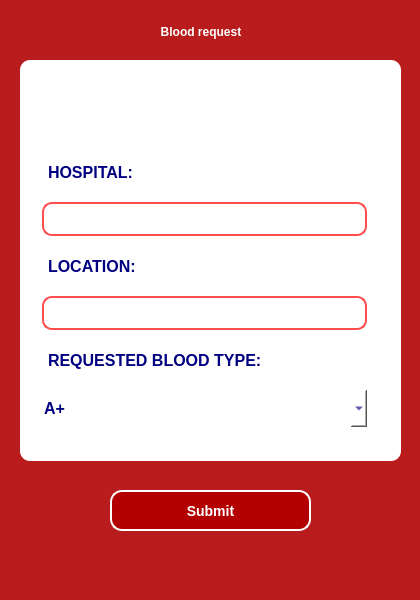
<?xml version="1.0" encoding="UTF-8"?>
<ui version="4.0">
 <class>MainWindow</class>
 <widget class="QMainWindow" name="MainWindow">
  <property name="geometry">
   <rect>
    <x>0</x>
    <y>0</y>
    <width>420</width>
    <height>600</height>
   </rect>
  </property>
  <property name="minimumSize">
   <size>
    <width>420</width>
    <height>600</height>
   </size>
  </property>
  <property name="maximumSize">
   <size>
    <width>420</width>
    <height>600</height>
   </size>
  </property>
  <property name="windowTitle">
   <string>Blood Request</string>
  </property>
  <property name="styleSheet">
   <string notr="true">background-color: #b91c1c; color: white; font-weight: bold;</string>
  </property>
  <widget class="QWidget" name="centralwidget">
   <widget class="QScrollArea" name="scrollArea_2">
    <property name="geometry">
     <rect>
      <x>20</x>
      <y>60</y>
      <width>381</width>
      <height>401</height>
     </rect>
    </property>
    <property name="styleSheet">
     <string notr="true">QWidget {
    border-radius: 10px;
    padding: 8px 2px;
    font-size: 16px;
    font-weight: bold;
    border: none;
	color: rgb(0,0,128);
	background-color: rgb(255, 255, 255);
}</string>
    </property>
    <property name="widgetResizable">
     <bool>true</bool>
    </property>
    <widget class="QWidget" name="scrollContent_2">
     <property name="geometry">
      <rect>
       <x>0</x>
       <y>0</y>
       <width>365</width>
       <height>385</height>
      </rect>
     </property>
     <property name="styleSheet">
      <string notr="true">background-color: rgb(255, 255, 255);</string>
     </property>
     <layout class="QVBoxLayout" name="scrollLayout">
      <item>
       <widget class="QFrame" name="bloodCard">
        <property name="frameShape">
         <enum>QFrame::StyledPanel</enum>
        </property>
        <layout class="QVBoxLayout" name="cardLayout">
         <item>
          <layout class="QHBoxLayout" name="horizontalLayout_2">
           <item>
            <widget class="QLabel" name="label">
             <property name="maximumSize">
              <size>
               <width>100</width>
               <height>100</height>
              </size>
             </property>
             <property name="text">
              <string/>
             </property>
             <property name="pixmap">
              <pixmap>../../../Downloads/blood-pressure.png</pixmap>
             </property>
             <property name="scaledContents">
              <bool>true</bool>
             </property>
            </widget>
           </item>
          </layout>
         </item>
         <item>
          <widget class="QLabel" name="bloodTitle">
           <property name="styleSheet">
            <string notr="true">color: rgb(0,0,128);</string>
           </property>
           <property name="text">
            <string>HOSPITAL:</string>
           </property>
           <property name="alignment">
            <set>Qt::AlignLeading|Qt::AlignLeft|Qt::AlignVCenter</set>
           </property>
          </widget>
         </item>
         <item>
          <widget class="QLineEdit" name="hospitalNameInput">
           <property name="styleSheet">
            <string notr="true">QLineEdit {
    background-color: white;
    border: 2px solid #ff4d4d;
    border-radius: 10px;
    padding: 6px;
    color: #333;
    font-size: 14px;
}
</string>
           </property>
           <property name="text">
            <string/>
           </property>
          </widget>
         </item>
         <item>
          <widget class="QLabel" name="label_6">
           <property name="text">
            <string>LOCATION:</string>
           </property>
          </widget>
         </item>
         <item>
          <widget class="QLineEdit" name="cityInput">
           <property name="styleSheet">
            <string notr="true">QLineEdit {
    background-color: white;
    border: 2px solid #ff4d4d;
    border-radius: 10px;
    padding: 6px;
    color: #333;
    font-size: 14px;
}
</string>
           </property>
           <property name="text">
            <string/>
           </property>
          </widget>
         </item>
         <item>
          <widget class="QLabel" name="label_4">
           <property name="text">
            <string>REQUESTED BLOOD TYPE:</string>
           </property>
          </widget>
         </item>
         <item>
          <widget class="QComboBox" name="requestedBloodCombo">
           <property name="cursor">
            <cursorShape>ArrowCursor</cursorShape>
           </property>
           <item>
            <property name="text">
             <string>A+</string>
            </property>
           </item>
           <item>
            <property name="text">
             <string>A-</string>
            </property>
           </item>
           <item>
            <property name="text">
             <string>B+</string>
            </property>
           </item>
           <item>
            <property name="text">
             <string>B-</string>
            </property>
           </item>
           <item>
            <property name="text">
             <string>AB+</string>
            </property>
           </item>
           <item>
            <property name="text">
             <string>AB-</string>
            </property>
           </item>
           <item>
            <property name="text">
             <string>0-</string>
            </property>
           </item>
           <item>
            <property name="text">
             <string>0+</string>
            </property>
           </item>
          </widget>
         </item>
        </layout>
       </widget>
      </item>
     </layout>
    </widget>
   </widget>
   <widget class="QPushButton" name="submitButton">
    <property name="geometry">
     <rect>
      <x>110</x>
      <y>490</y>
      <width>201</width>
      <height>41</height>
     </rect>
    </property>
    <property name="styleSheet">
     <string notr="true">/* Общий стиль для всего окна */
QWidget {
    background-color: #b30000; /* насыщенный красный */
    font-family: 'Segoe UI', sans-serif;
    color: white;
}

/* Заголовки */
QLabel#titleLabel {
    font-size: 24px;
    font-weight: bold;
    color: white;
}

/* Подзаголовки и текст */
QLabel {
    font-size: 14px;
    color: white;
}

/* Поля ввода */
QLineEdit {
    background-color: white;
    border: 2px solid #ff4d4d;
    border-radius: 10px;
    padding: 6px;
    color: #333;
    font-size: 14px;
}

/* Фокус на поле */
QLineEdit:focus {
    border: 2px solid #ff1a1a;
}

/* Кнопки */
QPushButton {
    background-color: #b30000;
    color: white;
    font-weight: bold;
    font-size: 14px;
    border-radius: 12px;
    padding: 8px 16px;
    border: 2px solid white;
}

QPushButton:hover {
    background-color: #ffcccc;
    color: #800000;
}

QPushButton:pressed {
    background-color: #ffe6e6;
    border: 2px solid #ff9999;
}

/* Ошибки или уведомления */
QLabel#errorLabel {
    color: #ffcccc;
    font-size: 12px;
}

/* Кнопки внизу: Sign In / Sign Up переключение */
QPushButton#switchButton {
    background: transparent;
    color: white;
    font-size: 12px;
    text-decoration: underline;
    border: none;
}

QPushButton#switchButton:hover {
    color: #ff9999;
}</string>
    </property>
    <property name="text">
     <string>Submit</string>
    </property>
   </widget>
   <widget class="QLabel" name="emergencyTitle">
    <property name="geometry">
     <rect>
      <x>20</x>
      <y>10</y>
      <width>362</width>
      <height>44</height>
     </rect>
    </property>
    <property name="styleSheet">
     <string notr="true">color: rgb(255, 255, 255);
font: 700 18pt &quot;Segoe UI&quot;;</string>
    </property>
    <property name="text">
     <string>Blood request</string>
    </property>
    <property name="alignment">
     <set>Qt::AlignCenter</set>
    </property>
   </widget>
  </widget>
  <widget class="QMenuBar" name="menubar">
   <property name="geometry">
    <rect>
     <x>0</x>
     <y>0</y>
     <width>420</width>
     <height>21</height>
    </rect>
   </property>
  </widget>
  <widget class="QStatusBar" name="statusbar"/>
 </widget>
 <resources/>
 <connections/>
</ui>
